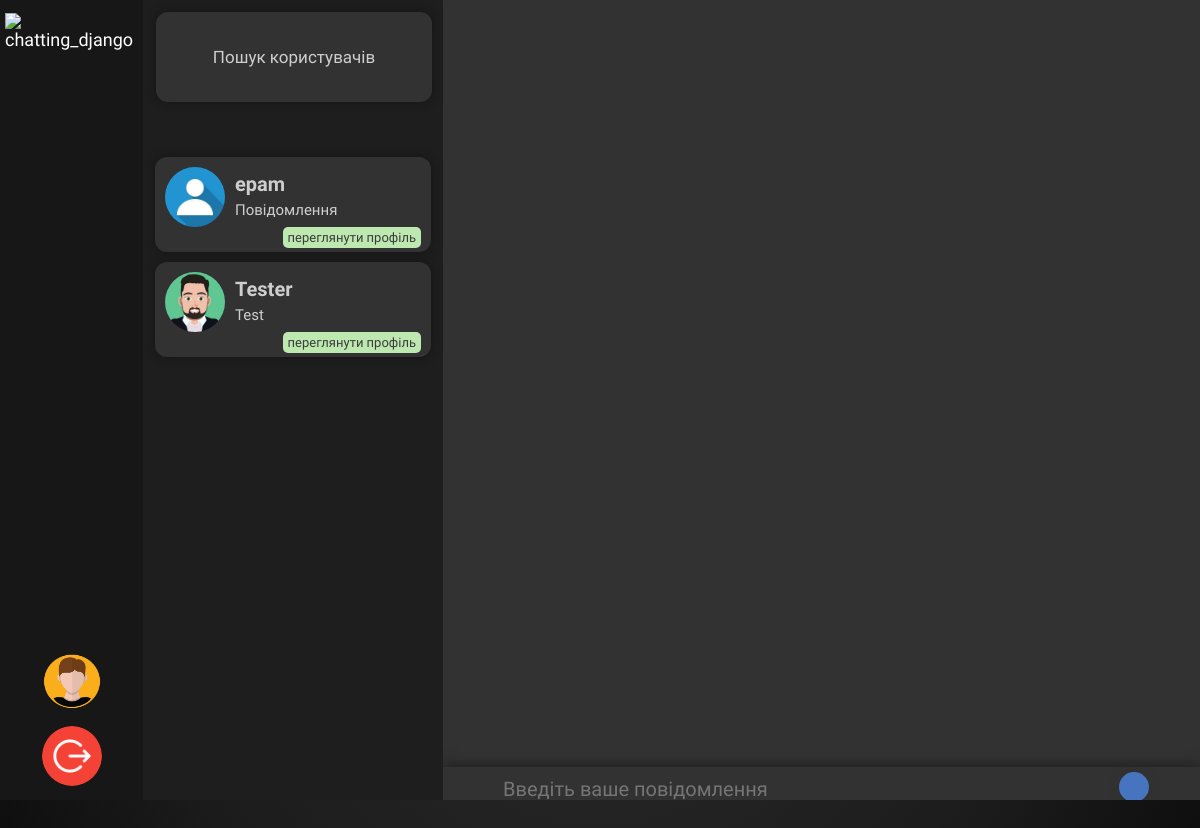
The app's page /app/ (signed in), older data.
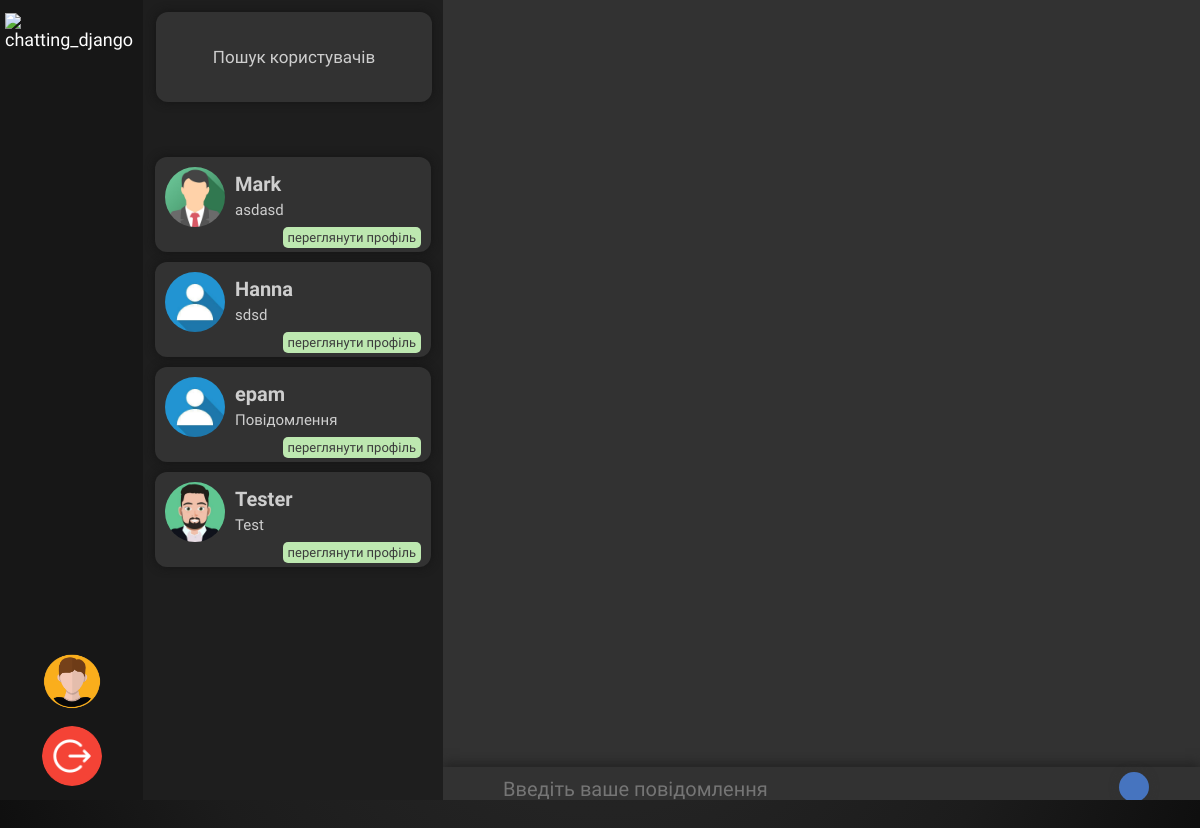
The same page, newer data.
### chatsDB/models.py (models this page shows, shortened)
class Contacts(models.Model):
	user = models.ForeignKey(User, on_delete=models.CASCADE, related_name="contacts")
	contact = models.ForeignKey(User,on_delete=models.CASCADE, related_name="inContactList")
	last_message = models.ForeignKey(Messages, null=True,blank=True,on_delete=models.SET_NULL)
	unread_messages = models.PositiveIntegerField(null=False, default=0, validators=[MinValueValidator(0)])

class Messages(models.Model):
	related_contact = models.ForeignKey('Contacts', on_delete=models.CASCADE, related_name="messages")
	message = models.TextField(null=False ,blank=False)
	date_created=models.DateTimeField(auto_now = True)
	read = models.BooleanField(default=False)
	delivered = models.BooleanField(default=False)
	class Meta:
		verbose_name="messages"

### chat/models.py (models this page shows, shortened)
class Profile(models.Model):
	profile_picture = models.ImageField(
							upload_to='userPofilePic',
							default='default.jpg'
						)
	status = models.CharField(max_length=100, default="Немає опису")
	user = models.OneToOneField(User, on_delete=models.CASCADE)

### chat/views.py (the view)
# urls.py: path('',views.UserHome.as_view(), name='chat-userHome'),
class UserHome(LoginRequiredMixin, generic.View):
	template_name = 'chat/userHome.html'
	def get(self,*args,**kwargs):
		search_form = forms.searchForm()
		send_message_form = SendMessageForm()
		contacts_detail = chatsDBviews.getContactsDetail(self.request)
		context={
			"search":search_form,
			"send_message_form":send_message_form,
			"contacts":contacts_detail
		}
		return render(self.request,self.template_name,context)

### chat/forms.py
class searchForm(forms.Form):
    username = forms.CharField(label='',)
    def __init__(self,*args,**kwargs):
        super().__init__(*args,**kwargs)
        self.fields['username'].widget.attrs.update({
                 "placeholder":"Пошук користувачів"
             })

### chatsDB/forms.py
class SendMessageForm(forms.ModelForm):
	message = forms.CharField(widget=forms.Textarea, label='')
	class Meta:
		fields=['message']
		model=Messages
	def __init__(self,*args,**kwargs):
		super().__init__(*args,**kwargs)
		self.fields['message'].widget.attrs.update({
				"class" : "hideScrollBar" ,
				"row" : "1" ,
				"placeholder" :"Введіть ваше повідомлення"
			})

### chatsDB/views.py (called while the page is built)
def getContactsDetail(request):
    contacts = Contacts.objects.filter(user=request.user).all()
    contacts = contacts.order_by('-last_message__date_created')
    return contacts

### chat/templates/chat/userHome.html (shortened to what this page needs)
{% extends 'chat/base.html' %}
{% load static %}
{% block addCss %}
	<link rel="stylesheet" type="text/css" href="{% static 'chat/userHome.css' %}">
	<link rel="stylesheet" type="text/css" href="{% static 'chat/userHomeNavBar.css' %}">
{% endblock addCss %}
{% block navLogo %}
	<li><a href="{% url 'chat-userHome' %}"><img src= "{% static 'chat/images/logo.png' %}" alt="chatting_django"></a></li>
{% endblock navLogo %}
{% block navLoginLogout %}
	<li><a href="{% url 'auth-logout' %}"><img src="{% static 'chat/images/logout.png' %}"></a></li>
{% endblock navLoginLogout %}
{% block body %}
	<div id="chatRoot" current-user="{{ request.user.username }}" current-chat-window="" get-message-url="{% url 'chatsDB-get' %}" check-new-message="{% url 'chatsDB-check' %}" profile-view-url="scout/" get-profile-picture='{% url "chatsDB-get-dp" %}'>
		<div class="hideScrollBar" id="sideBar" >
			<form novalidate id="searchInput" method="get" search-url="{% url 'chat-search-user' %}" >
				{{search}}
			</form>
			<div id="chats" class="sideBarContent">
				<ul></ul>
			</div>
			<div id="contacts" class="sideBarContent">
				<ul>
					{% for contact in contacts %}
						<li username="{{contact.contact.username}}" onclick="setCurrentChatWindow(event)"  class="addShadowSearch">
							<img src="{{ contact.contact.profile.profile_picture.url }}">
							<div class="outer">
								<h1>{{ contact.contact.username }}</h1>
								<p>{{ contact.last_message.message }}</p>
								<div class="inner">
									<a onclick="viewProfileClicked(event)" target="_blank" href="{% url 'chat-profile' username=contact.contact.username %}">переглянути профіль</a>
								</div>
							</div>
						</li>
					{% endfor %}
				</ul>
			</div>
		</div>
		<div id='messageArea'>
			<div id="messages" class="hideScrollBar">
				<ul class="hideScrollBar"></ul>
			</div>
			<div id="textareaHolder">
				<form novalidate id="messageTypeArea" send-to="{% url 'chatsDB-send' %}" >
					{{ send_message_form }}
					<button class="addShadow" type=submit></button>
				</form>
			</div>
		</div>
	</div>
{% endblock body %}

### chat/templates/chat/base.html (shortened to what this page needs)
{% load static %}
<!DOCTYPE html>
<html lang="en">
  <head>
    <link rel="stylesheet" type="text/css" href="{% static 'chat/base.css' %}">
    <link rel="stylesheet" href="{% static 'chat/NavBar.css' %}">
    {% block addCss %}{% endblock addCss %}
  </head>
  <body id="MainDiv">
    <div id="AppRoot">
      <div id="navBar">
          <nav id="nav1">
            <ul>
              {% block navLogo %}{% endblock navLogo %}
            </ul>
          </nav>
          <nav id="nav2">
            <ul>
              <li><a href="{% url 'chat-profile-settings' %}"><img src="{% static 'chat/images/profile.png' %}" alt="profile"></a></li>
              {% block navLoginLogout %}{% endblock navLoginLogout %}
            </ul>
          </nav>
      </div>
      {% block body %}{% endblock body %}
    </div>
  </body>
</html>

### chat/static/chat/base.css (style rules this page uses)
* { margin: 0; padding: 0; }
#MainDiv { background-image: radial-gradient( rgb(33, 33, 33), rgb(35, 35, 35), rgb(28, 28, 28), rgb(15, 15, 15), rgb(10,10,10) ); height: auto; padding-bottom: 50vh; background-position: center; background-attachment: fixed; overflow: hidden; }

### chat/static/chat/NavBar.css (style rules this page uses)
#navBar { padding-top: 8px; padding-left: 5px; padding-right: 5px; grid-area: navigationBar; display: grid; grid-template-areas: 'navigation navigation_'; }
nav { transition: all 0.4s ease-out 0s; }
#nav1 { grid-area: navigation; }
#nav2 { grid-area: navigation_; margin-left: auto; }
nav ul { display: flex; list-style: none; }
#nav1 ul { flex-flow: row wrap; }
#nav2 ul { flex-flow: row wrap; margin-right: 20px; }
nav ul li { text-decoration: none; font-size: 18px; font-family: Yanone Kaffeesatz; align-self: center; }
#nav1 ul li { padding: 20px 8px 20px 10px; }
#nav2 ul { display: flex; list-style: none; padding: 0; }
#nav2 ul li { margin: 0 10px; }
#nav2 ul li img { height: 40px; width: 40px; border-radius: 50%; }
nav ul li a { color: white; text-decoration: none; }
#nav1 ul li img { height: 40px; width: 40px; margin-top: 3px; margin-left: 5px; padding-right: 10px; }

### chat/static/chat/userHomeNavBar.css (style rules this page uses)
#navBar { grid-template-areas: "navigation" "navigation_"; padding:10px 0 0 0; height: 100vh; background-color:rgb(23,23,23); }
#nav2 { margin-top:auto; margin-bottom:10px; margin-right: auto; }
#nav1 ul { flex-flow: column wrap; }
#nav2 ul { flex-flow: column wrap; justify-content: flex-end; margin:0; }
#nav1 ul li { padding:0; }
#nav2 ul li { padding:0; margin:0; margin-bottom:10px; }
#AppRoot div ul li img { height: 60px; width:60px; }

Row changes from the older to the newer data that the page shows:
added Contacts: contact.profile.profile_picture (picture), contact.username "Mark", last_message.message "asdasd"
added Contacts: contact.profile.profile_picture (placeholder picture), contact.username "Hanna", last_message.message "sdsd"
